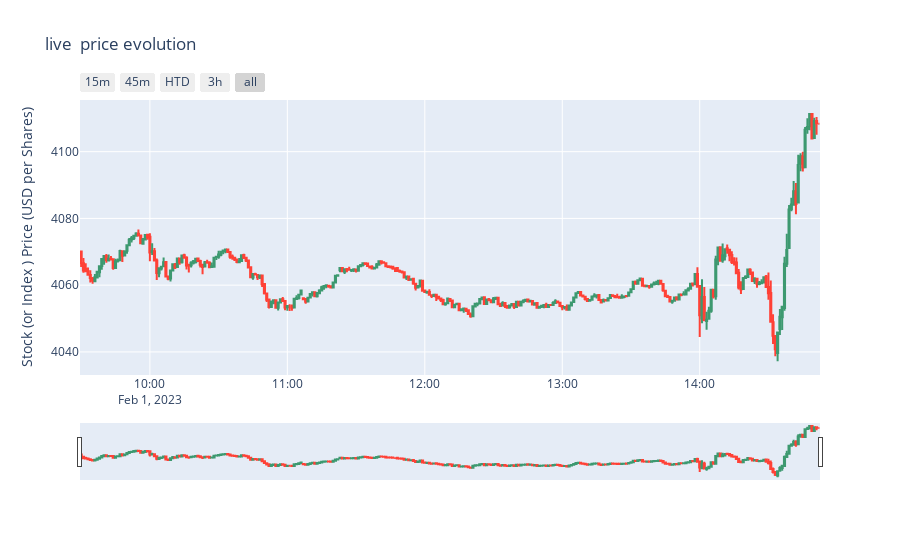

Write notebook code for a chart like this one.
### Code cell
#declare figure
fig = go.Figure()

#Candlestick
fig.add_trace(go.Candlestick(x=data.index,
                open=data['Open'],
                high=data['High'],
                low=data['Low'],
                close=data['Close'], name = 'market data'))

# Add titles
fig.update_layout(
    title=' live  price evolution',
    yaxis_title='Stock (or Index ) Price (USD per Shares)')

# X-Axes
fig.update_xaxes(
    rangeslider_visible=True,
    rangeselector=dict(
        buttons=list([
            dict(count=15, label="15m", step="minute", stepmode="backward"),
            dict(count=45, label="45m", step="minute", stepmode="backward"),
            dict(count=1, label="HTD", step="hour", stepmode="todate"),
            dict(count=3, label="3h", step="hour", stepmode="backward"),
            dict(step="all")
        ])
    )
)

#Show
fig.show()

### Figure 1 — Plotly figure (JSON) as saved in the notebook; plotly's stock layout.template omitted (floating-point values rounded to 4 significant figures; data arrays with more than 128 entries replaced by an {"elided": "..."} marker saying what was removed)
{"data": [{"close": {"elided": "323 float values"}, "high": {"elided": "323 float values"}, "low": {"elided": "323 float values"}, "name": "market data", "open": {"elided": "323 float values"}, "type": "candlestick", "x": {"elided": "323 str values"}}], "layout": {"autosize": true, "title": {"text": " live  price evolution"}, "xaxis": {"autorange": true, "range": ["2023-02-01 09:29:30", "2023-02-01 14:52:30"], "rangeselector": {"buttons": [{"count": 15, "label": "15m", "step": "minute", "stepmode": "backward"}, {"count": 45, "label": "45m", "step": "minute", "stepmode": "backward"}, {"count": 1, "label": "HTD", "step": "hour", "stepmode": "todate"}, {"count": 3, "label": "3h", "step": "hour", "stepmode": "backward"}, {"step": "all"}]}, "rangeslider": {"autorange": true, "range": ["2023-02-01 09:29:30", "2023-02-01 14:52:30"], "visible": true, "yaxis": {"_template": null, "rangemode": "match"}}, "type": "date"}, "yaxis": {"autorange": true, "range": [4033.0, 4115.0], "title": {"text": "Stock (or Index ) Price (USD per Shares)"}}}}
